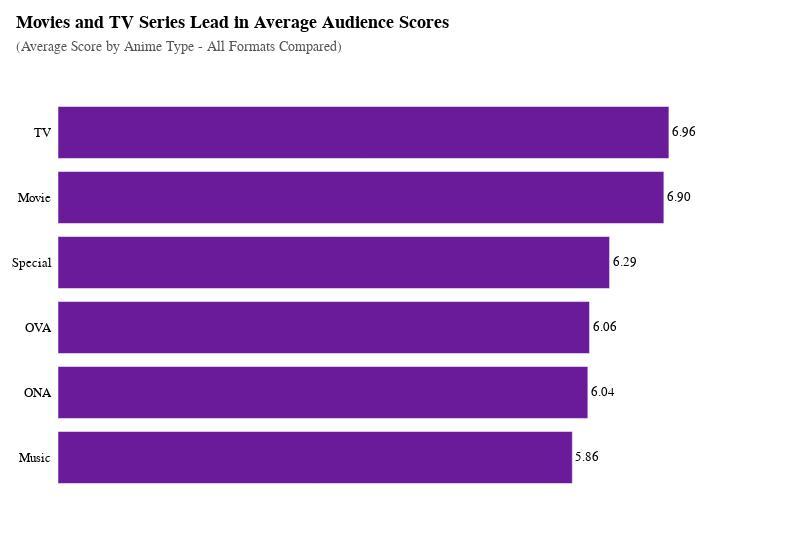

Source (notebook cell):
### Markdown cell above
#### **A. Type Anime Comparison**
**Question**: Which release formats maximize the potential for high audience approval, and where do we see diminishing returns in quality perception?

### Code cell
# ==========================================
# 1. DATA PREPARATION
# ==========================================

# Filter and clean data
df_type_score = df_anime_dataset_2023_prep[['Type', 'Score']].copy()

# Clean Score
df_type_score = df_type_score.dropna(subset=['Score', 'Type'])
df_type_score['Score'] = pd.to_numeric(df_type_score['Score'], errors='coerce')

# Clean Type
df_type_score['Type'] = df_type_score['Type'].astype(str).str.strip()
exclude_list = ["UNKNOWN", "NONE", "NAN", "NULL", ""]
df_type_score = df_type_score[~df_type_score['Type'].str.upper().isin(exclude_list)]
df_type_score = df_type_score[df_type_score['Type'] != ""]

# Calculate average score by Type
type_avg_score = df_type_score.groupby('Type').agg(
    avg_score=('Score', 'mean'),
    count=('Score', 'count')
).reset_index()

# Sort by average score (ascending for horizontal bar chart - highest at top)
type_avg_score_plot = type_avg_score.sort_values('avg_score', ascending=True)

# ==========================================
# 2. VISUALIZATION
# ==========================================

fig = go.Figure()

# Add horizontal bar chart
fig.add_trace(
    go.Bar(
        y=type_avg_score_plot['Type'],
        x=type_avg_score_plot['avg_score'],
        orientation='h',
        marker_color='#6A1B9A',
        text=type_avg_score_plot['avg_score'],
        textposition='outside',
        texttemplate='%{x:.2f}',
        hovertemplate='<b>Type:</b> %{y}<br><b>Avg Score:</b> %{x:.2f}<br><b>Total Titles:</b> %{customdata}<extra></extra>',
        customdata=type_avg_score_plot['count'],
        showlegend=False
    )
)

# ==========================================
# 3. LAYOUT SETTINGS
# ==========================================

fig.update_layout(
    # General Settings
    font=dict(family="Tahoma", size=13, color="#000000"),
    hovermode="y unified",
    
    # Margin & Dimensions
    margin=dict(l=40, r=40, t=100, b=60),
    width=800,
    height=550,
    
    # Backgrounds
    plot_bgcolor="white",
    paper_bgcolor="white",
    
    # Title Convention
    title=dict(
        text="<b>Movies and TV Series Lead in Average Audience Scores</b><br><span style='color:#555555; font-size:14px'>(Average Score by Anime Type - All Formats Compared)</span>",
        x=0.02,
        y=0.95,
        xanchor='left',
        yanchor='top'
    )
)

# --- AXIS SETTINGS ---
# Update X-axis (Values)
fig.update_xaxes(showgrid=False, showticklabels=False, zeroline=False, range=[0, 8])

# Update Y-axis (Categories)
fig.update_yaxes(showgrid=False, showline=False, ticksuffix="  ", automargin=True)

try:
    save_chart(fig, step="04", stt="III_A_4.A", title="Movies_and_TV_Series_Lead_in_Average_Audience_Scores")
except Exception as e:
    print(f"⚠️ Could not save chart due to Kaleido error: {e}")
    print("✅ Chart is displayed below regardless.")

fig.show()

### Figure 1 — Plotly figure (JSON) as saved in the notebook; plotly's stock layout.template omitted (floating-point values rounded to 4 significant figures)
{"data": [{"customdata": [1483, 1929, 4299, 2558, 1459, 3963], "hovertemplate": "<b>Type:</b> %{y}<br><b>Avg Score:</b> %{x:.2f}<br><b>Total Titles:</b> %{customdata}<extra></extra>", "marker": {"color": "#6A1B9A"}, "orientation": "h", "showlegend": false, "text": [5.861, 6.038, 6.057, 6.285, 6.904, 6.962], "textposition": "outside", "texttemplate": "%{x:.2f}", "type": "bar", "x": [5.861, 6.038, 6.057, 6.285, 6.904, 6.962], "y": ["Music", "ONA", "OVA", "Special", "Movie", "TV"]}], "layout": {"font": {"color": "#000000", "family": "Tahoma", "size": 13}, "height": 550, "hovermode": "y unified", "margin": {"b": 60, "l": 40, "r": 40, "t": 100}, "paper_bgcolor": "white", "plot_bgcolor": "white", "title": {"text": "<b>Movies and TV Series Lead in Average Audience Scores</b><br><span style='color:#555555; font-size:14px'>(Average Score by Anime Type - All Formats Compared)</span>", "x": 0.02, "xanchor": "left", "y": 0.95, "yanchor": "top"}, "width": 800, "xaxis": {"range": [0, 8], "showgrid": false, "showticklabels": false, "zeroline": false}, "yaxis": {"automargin": true, "showgrid": false, "showline": false, "ticksuffix": "  "}}}
